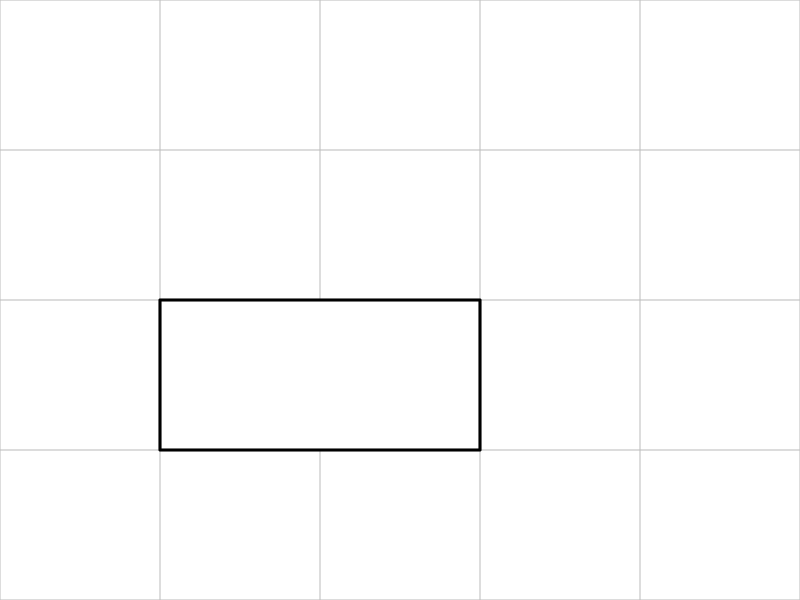
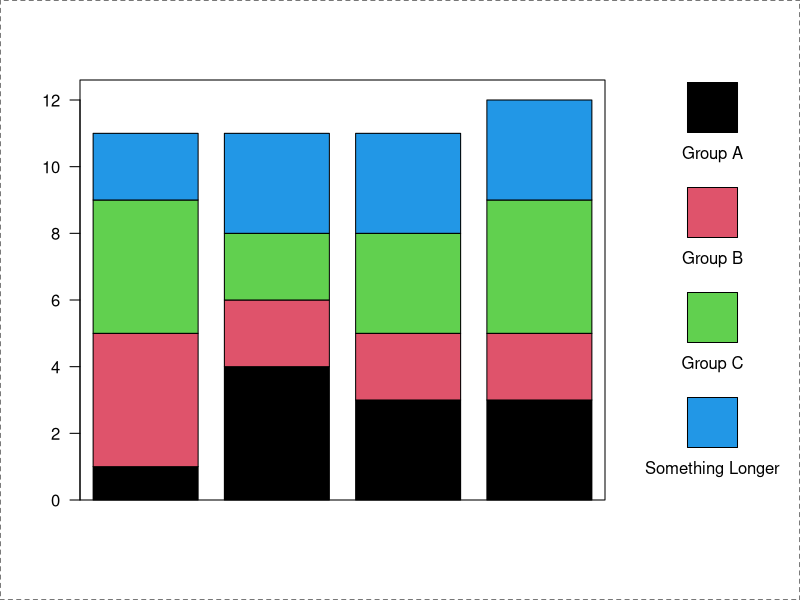
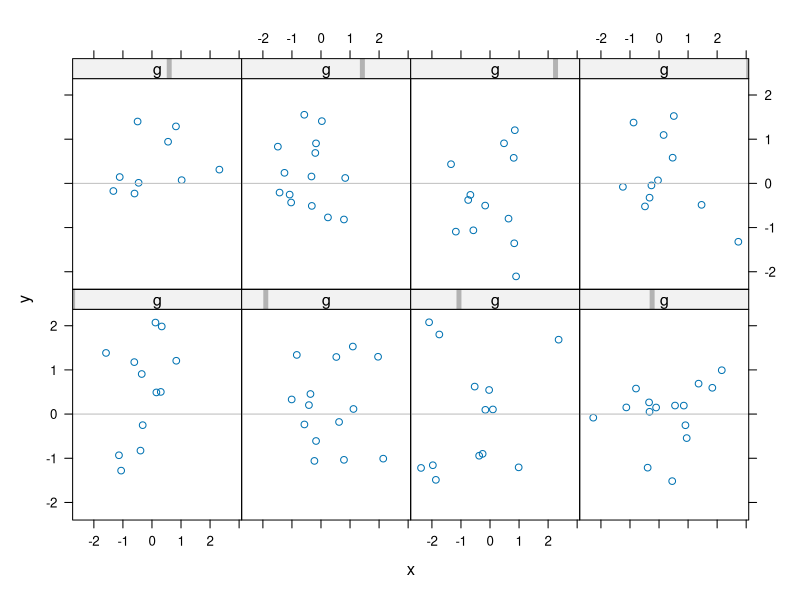
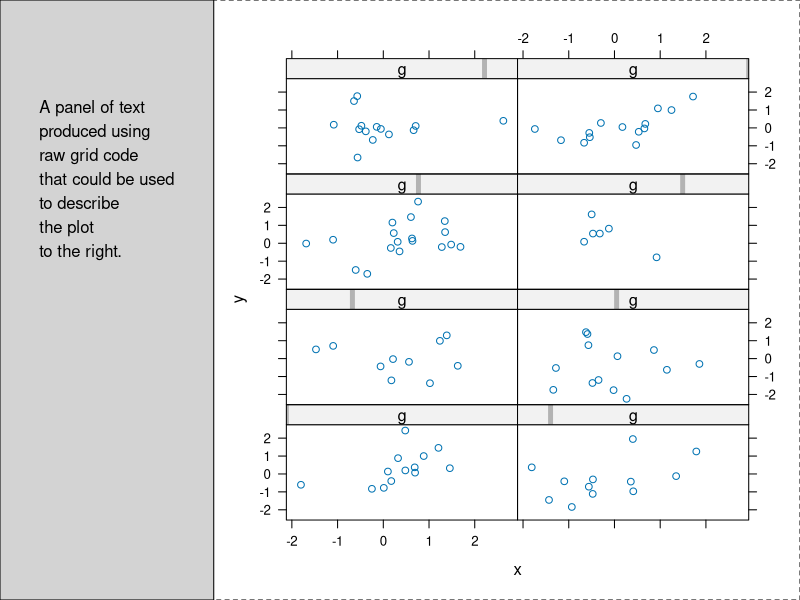

Recreate these plots in R, in order.
### R code from vignette source 'grid.Rnw'

###################################################
### code chunk number 1: grid.Rnw:32-38
###################################################
library(grDevices)
library(graphics) # for par
library(stats) # for rnorm
library(grid)
ps.options(pointsize = 12)
options(width = 60)


###################################################
### code chunk number 2: grid.Rnw:80-81 (eval = FALSE)
###################################################
viewport(x = 0.5, y = 0.5, width = 0.5, height = 0.25, angle=45)


###################################################
### code chunk number 3: viewport
###################################################
grid.show.viewport(viewport(x = 0.4, y = 0.5, width = 0.5, height = 0.25,
                            angle = 45))


###################################################
### code chunk number 4: pushviewports
###################################################
grid.rect(gp = gpar(lty = "dashed"))
vp1 <- viewport(x = 0, y = 0.5, w = 0.5, h = 0.5,
                just = c("left", "bottom"), name = "vp1")
vp2 <- viewport(x = 0.5, y = 0, w = 0.5, h = 0.5,
                just = c("left", "bottom"))
pushViewport(vp1)
grid.rect(gp = gpar(col = "grey"))
grid.text("Some drawing in graphics region 1", y = 0.8)
upViewport()
pushViewport(vp2)
grid.rect(gp = gpar(col = "grey"))
grid.text("Some drawing in graphics region 2", y = 0.8)
upViewport()
downViewport("vp1")

grid.text("MORE drawing in graphics region 1", y = 0.2)
popViewport()


###################################################
### code chunk number 5: vpstack
###################################################
grid.rect(gp = gpar(lty = "dashed"))

vp <- viewport(width = 0.5, height = 0.5)
pushViewport(vp)
grid.rect(gp = gpar(col = "grey"))
grid.text("quarter of the page", y = 0.85)
pushViewport(vp)
grid.rect()
grid.text("quarter of the\nprevious viewport")
popViewport(2)


###################################################
### code chunk number 6: units
###################################################
unit(1, "npc")
unit(1:3/4, "npc")
unit(1:3/4, "npc")[2]
unit(1:3/4, "npc") + unit(1, "inches")
min(unit(0.5, "npc"), unit(1, "inches"))
unit.c(unit(0.5, "npc"), unit(2, "inches") + unit(1:3/4, "npc"),
       unit(1, "strwidth", "hi there"))


###################################################
### code chunk number 7: vpcoords
###################################################
pushViewport(viewport(y = unit(3, "lines"), width = 0.9, height = 0.8,
                      just = "bottom", xscale = c(0, 100)))
grid.rect(gp = gpar(col = "grey"))
grid.xaxis()
pushViewport(viewport(x = unit(60, "native"), y = unit(0.5, "npc"),
                      width = unit(1, "strwidth", "coordinates for everyone"),
                      height = unit(3, "inches")))
grid.rect()
grid.text("coordinates for everyone")
popViewport(2)


###################################################
### code chunk number 8: vplayout
###################################################
pushViewport(viewport(layout = grid.layout(4, 5)))
grid.rect(gp = gpar(col = "grey"))
grid.segments(c(1:4/5, rep(0, 3)), c(rep(0, 4), 1:3/4),
              c(1:4/5, rep(1, 3)), c(rep(1, 4), 1:3/4),
              gp = gpar(col = "grey"))
pushViewport(viewport(layout.pos.col = 2:3, layout.pos.row = 3))
grid.rect(gp = gpar(lwd = 3))
popViewport(2)


###################################################
### code chunk number 9: layoutcomplex
###################################################
grid.show.layout(grid.layout(4, 4, widths = unit(c(3, 1, 1, 1),
                                                 c("lines", "null", "null", "cm")),
                             heights = c(1, 1, 2, 3),
                             c("cm", "null", "null", "lines")))


###################################################
### code chunk number 10: gpar
###################################################
pushViewport(viewport(gp = gpar(fill = "grey", fontface = "italic")))
grid.rect()
grid.rect(width = 0.8, height = 0.6, gp = gpar(fill = "white"))
grid.text(paste("This text and the inner rectangle",
                "have specified their own gpar settings", sep = "\n"),
          y = 0.75, gp = gpar(fontface = "plain"))
grid.text(paste("This text and the outer rectangle",
                "accept the gpar settings of the viewport", sep = "\n"),
          y = 0.25)
popViewport()


###################################################
### code chunk number 11: simpleplot
###################################################
grid.rect(gp = gpar(lty = "dashed"))
x <- y <- 1:10
pushViewport(plotViewport(c(5.1, 4.1, 4.1, 2.1)))
pushViewport(dataViewport(x, y))
grid.rect()
grid.xaxis()
grid.yaxis()
grid.points(x, y)
grid.text("1:10", x = unit(-3, "lines"), rot = 90)
popViewport(2)


###################################################
### code chunk number 12: bpdata
###################################################
barData <- matrix(sample(1:4, 16, replace = TRUE), ncol = 4)


###################################################
### code chunk number 13: barconstraint
###################################################
boxColours <- 1:4


###################################################
### code chunk number 14: bpfun
###################################################
bp <- function(barData) {
  nbars <- dim(barData)[2]
  nmeasures <- dim(barData)[1]
  barTotals <- rbind(rep(0, nbars), apply(barData, 2, cumsum))
  barYscale <- c(0, max(barTotals)*1.05)
  pushViewport(plotViewport(c(5, 4, 4, 1),
                            yscale = barYscale,
                            layout = grid.layout(1, nbars)))
  grid.rect()
  grid.yaxis()
  for (i in 1:nbars) {
    pushViewport(viewport(layout.pos.col = i, yscale = barYscale))
    grid.rect(x = rep(0.5, nmeasures),
              y = unit(barTotals[1:nmeasures, i], "native"),
              height = unit(diff(barTotals[,i]), "native"),
              width = 0.8, just = "bottom", gp = gpar(fill = boxColours))
    popViewport()
  }
  popViewport()
}


###################################################
### code chunk number 15: legendlabels
###################################################
legLabels <- c("Group A", "Group B", "Group C", "Something Longer")
boxSize <- unit(0.5, "inches")


###################################################
### code chunk number 16: legfun
###################################################
leg <- function(legLabels) {
  nlabels <- length(legLabels)
  pushViewport(viewport(layout = grid.layout(nlabels, 1)))
  for (i in 1:nlabels) {
    pushViewport(viewport(layout.pos.row = i))
    grid.rect(width = boxSize, height = boxSize, just = "bottom",
              gp = gpar(fill = boxColours[i]))
    grid.text(legLabels[i], y = unit(0.5, "npc") - unit(1, "lines"))
    popViewport()
  }
  popViewport()
}


###################################################
### code chunk number 17: barplot
###################################################
grid.rect(gp = gpar(lty = "dashed"))
legend.width <- max(unit(rep(1, length(legLabels)),
                         "strwidth", as.list(legLabels)) +
                      unit(2, "lines"),
                    unit(0.5, "inches") + unit(2, "lines"))
pushViewport(viewport(layout = grid.layout(1, 2,
                                           widths = unit.c(unit(1,"null"), legend.width))))
pushViewport(viewport(layout.pos.col = 1))
bp(barData)
popViewport()
pushViewport(viewport(layout.pos.col = 2))
pushViewport(plotViewport(c(5, 0, 4, 0)))
leg(legLabels)
popViewport(3)


###################################################
### code chunk number 18: grid.Rnw:654-655
###################################################
library(lattice)


###################################################
### code chunk number 19: trellisdata (eval = FALSE)
###################################################
## x <- rnorm(100)
## y <- rnorm(100)
## g <- sample(1:8, 100, replace = TRUE)


###################################################
### code chunk number 20: trellispanelplot (eval = FALSE)
###################################################
## xyplot(y ~ x | g, panel = function(x, y) {
##     panel.xyplot(x, y);
##     grid.lines(unit(c(0, 1), "npc"), unit(0, "native"),
##                gp = gpar(col = "grey"))
## })


###################################################
### code chunk number 21: trellispanel
###################################################
x <- rnorm(100)
y <- rnorm(100)
g <- sample(1:8, 100, replace = TRUE)
xyplot(y ~ x | g, panel = function(x, y) {
  panel.xyplot(x, y);
  grid.lines(unit(c(0, 1), "npc"), unit(0, "native"),
             gp = gpar(col = "grey"))
})


###################################################
### code chunk number 22: trellisstripplot (eval = FALSE)
###################################################
## xyplot(y ~ x | g, strip = function(which.given, which.panel, ...) {
##     grid.text(paste("Variable ", which.given, ": Level ",
##                     which.panel[which.given], sep = ""),
##               unit(1, "mm"), .5, just = "left")
## })


###################################################
### code chunk number 23: trellisstrip
###################################################
x <- rnorm(100)
y <- rnorm(100)
g <- sample(1:8, 100, replace = TRUE)
xyplot(y ~ x | g, strip = function(which.given, which.panel, ...) {
  grid.text(paste("Variable ", which.given, ": Level ",
                  which.panel[which.given], sep = ""),
            unit(1, "mm"), .5, just = "left")
})


###################################################
### code chunk number 24: trellisgridplot (eval = FALSE)
###################################################
## someText <- paste("A panel of text", "produced using", "raw grid code",
##                   "that could be used", "to describe",
##                   "the plot", "to the right.", sep = "\n")
## latticePlot <- xyplot(y ~ x | g, layout = c(2, 4))
## grid.rect(gp = gpar(lty = "dashed"))
## pushViewport(viewport(layout = grid.layout(1, 2,
##                       widths = unit.c(unit(1, "strwidth", someText) +
##                       unit(2, "cm"),
##                       unit(1, "null")))))
## pushViewport(viewport(layout.pos.col = 1))
## grid.rect(gp = gpar(fill = "light grey"))
## grid.text(someText,
##           x = unit(1, "cm"), y = unit(1, "npc") - unit(1, "inches"),
##           just = c("left", "top"))
## popViewport()
## pushViewport(viewport(layout.pos.col = 2))
## print(latticePlot, newpage = FALSE)
## popViewport(2)


###################################################
### code chunk number 25: trellisgrid
###################################################
x <- rnorm(100)
y <- rnorm(100)
g <- sample(1:8, 100, replace = TRUE)
someText <- paste("A panel of text", "produced using", "raw grid code",
                  "that could be used", "to describe",
                  "the plot", "to the right.", sep = "\n")
latticePlot <- xyplot(y ~ x | g, layout = c(2, 4))
grid.rect(gp = gpar(lty = "dashed"))
pushViewport(viewport(layout = grid.layout(1, 2,
                                           widths = unit.c(unit(1, "strwidth", someText) +
                                                             unit(2, "cm"),
                                                           unit(1, "null")))))
pushViewport(viewport(layout.pos.col = 1))
grid.rect(gp = gpar(fill = "light grey"))
grid.text(someText,
          x = unit(1, "cm"), y = unit(1, "npc") - unit(1, "inches"),
          just = c("left", "top"))
popViewport()
pushViewport(viewport(layout.pos.col = 2))
print(latticePlot, newpage = FALSE)
popViewport(2)

